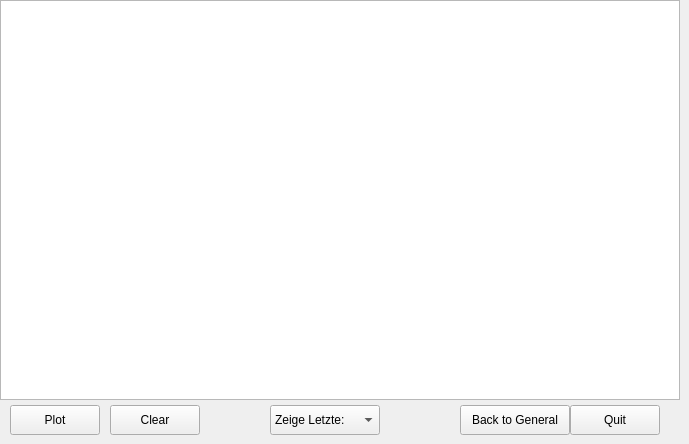
      <widget class="QWidget" name="CO2">
       <attribute name="title">
        <string>CO2</string>
       </attribute>
       <widget class="QPushButton" name="clearButtonSensor_2">
        <property name="geometry">
         <rect>
          <x>110</x>
          <y>405</y>
          <width>90</width>
          <height>30</height>
         </rect>
        </property>
        <property name="text">
         <string>Clear</string>
        </property>
       </widget>
       <widget class="QPushButton" name="plotButtonSensor_2">
        <property name="geometry">
         <rect>
          <x>10</x>
          <y>405</y>
          <width>90</width>
          <height>30</height>
         </rect>
        </property>
        <property name="text">
         <string>Plot</string>
        </property>
       </widget>
       <widget class="QPushButton" name="mainMenuButtonSensor_2">
        <property name="geometry">
         <rect>
          <x>460</x>
          <y>405</y>
          <width>110</width>
          <height>30</height>
         </rect>
        </property>
        <property name="text">
         <string>Back to General</string>
        </property>
       </widget>
       <widget class="QPushButton" name="quitButtonSensor_2">
        <property name="geometry">
         <rect>
          <x>570</x>
          <y>405</y>
          <width>90</width>
          <height>30</height>
         </rect>
        </property>
        <property name="text">
         <string>Quit</string>
        </property>
       </widget>
       <widget class="QComboBox" name="comboBox">
        <property name="geometry">
         <rect>
          <x>270</x>
          <y>405</y>
          <width>110</width>
          <height>30</height>
         </rect>
        </property>
        <item>
         <property name="text">
          <string>Zeige Letzte:</string>
         </property>
        </item>
        <item>
         <property name="text">
          <string>10</string>
         </property>
        </item>
        <item>
         <property name="text">
          <string>30</string>
         </property>
        </item>
        <item>
         <property name="text">
          <string>60</string>
         </property>
        </item>
        <item>
         <property name="text">
          <string>120</string>
         </property>
        </item>
        <item>
         <property name="text">
          <string>180</string>
         </property>
        </item>
        <item>
         <property name="text">
          <string>300</string>
         </property>
        </item>
        <item>
         <property name="text">
          <string>Alle </string>
         </property>
        </item>
       </widget>
       <widget class="QChartView" name="lineGraph_co2">
        <property name="geometry">
         <rect>
          <x>0</x>
          <y>0</y>
          <width>680</width>
          <height>400</height>
         </rect>
        </property>
       </widget>
      </widget>
